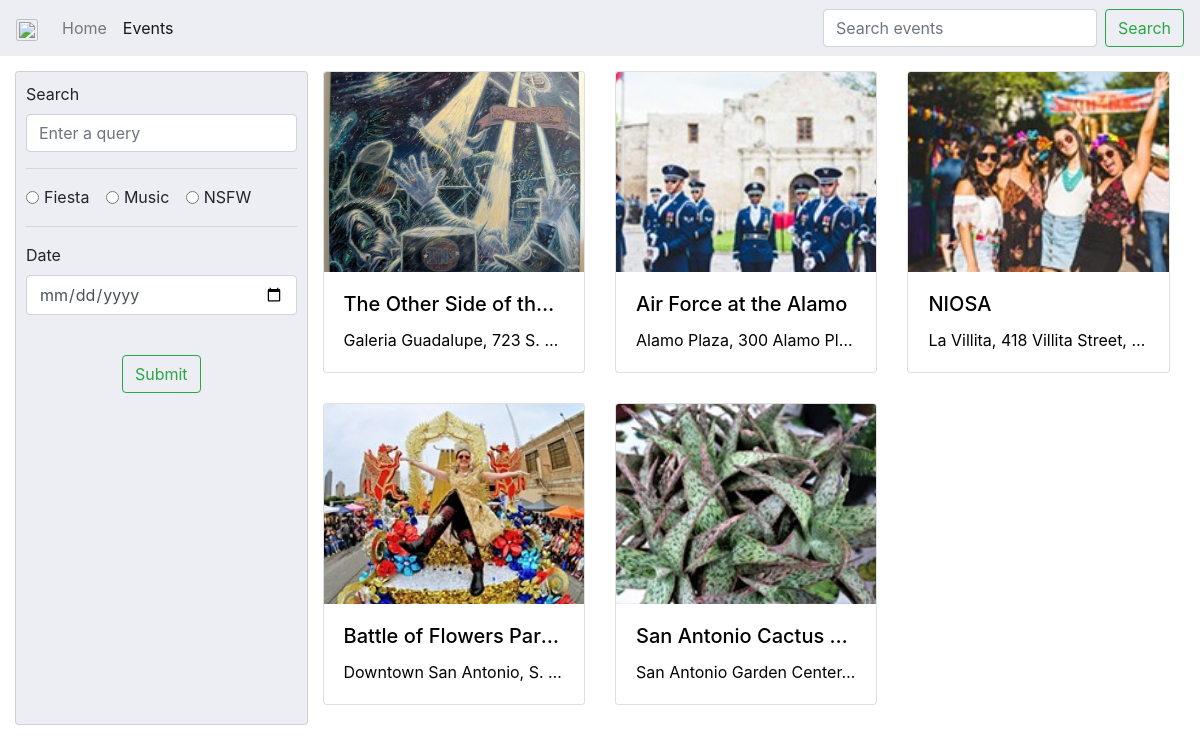
Page /category/default on the committed database.
### cal/models.py (models this page shows, shortened)
class Event(models.Model):
    title = models.CharField(max_length=100, primary_key=True)
    desc = models.TextField()
    price = models.DecimalField(max_digits=6, decimal_places=2, default=0)
    venue = models.CharField(max_length=100)
    startDate = models.DateTimeField()
    imgLoc = models.CharField(max_length=100, default='default.jpg')
    category = models.CharField(max_length=100, default='default')
    class Meta:
        ordering = [ 'startDate' ]
    def get_absolute_url(self):
        return reverse('event-detail', args=[self.title])

### cal/views.py (the view)
# urls.py: path('category/<category>' ,views.categoryView.as_view(), name='event-list'),
class categoryView(generic.ListView):
    def get_queryset(self):
    	searchParam = self.kwargs['category']
    	return Event.objects.filter(category__icontains=searchParam)

### cal/templates/cal/event_list.html (shortened to what this page needs)
<!DOCTYPE html>
<html style="height: 100%;">
  <head>
    <link rel="stylesheet" href="https://maxcdn.bootstrapcdn.com/bootstrap/4.0.0/css/bootstrap.min.css">
  </head>
  <body style="height: 100%;">
    <nav class="navbar navbar-expand-lg navbar-light bg-light" style="background-color: #edeef3 !important;">
      <a class="navbar-brand" href="#"><img src="https://cdn3.volusion.com/drk7m.puwj5/v/vspfiles/photos/636_Brown_Women-2.jpg" style="width:70px; padding: 2px; border: 1px solid silver; border-radius: 10%"></a>
      <div class="collapse navbar-collapse" id="navbarNavAltMarkup">
        <div class="navbar-nav">
          <a class="nav-item nav-link" href="/">Home</a>
          <a class="nav-item nav-link active" href="/events">Events</a>
        </div>
        <form class="form-inline my-2 my-lg-0 ml-auto" id="nav-form" onsubmit="submitNavForm()">
          <input class="form-control mr-sm-2" type="search" id="navSearchBar" placeholder="Search events" aria-label="Search events">
          <button class="btn btn-outline-success my-2 my-sm-0" onclick="submitNavForm()">Search</button>
        </form>
      </div>
    </nav>
    <div class="row" style="padding: 15px; width: 100%; margin: 0px;">
      <div class="col-md-3" id="formCol">
        <form id="filter-form" class="collapse" action="#" onsubmit="submitForm()">
          <div class="form-group">
            <label for="searchBar">Search</label>
            <input type="text" name="query" class="form-control" id="searchBar" placeholder="Enter a query">
          </div>
          <hr/>
          <div class="form-group">
            <div class="form-check form-check-inline">
              <input class="form-check-input" type="radio" name="form-category" id="cat1" value="Fiesta">
              <label class="form-check-label" for="cat1">Fiesta</label>
            </div>
            <div class="form-check form-check-inline">
              <input class="form-check-input" type="radio" name="form-category" id="cat2" value="Music">
              <label class="form-check-label" for="cat2">Music</label>
            </div>
            <div class="form-check form-check-inline">
              <input class="form-check-input" type="radio" name="form-category" id="cat3" value="NSFW">
              <label class="form-check-label" for="cat3">NSFW</label>
            </div>
          </div>
          <hr/>
          <div class="form-group">
            <label for="form-date">Date</label>
            <input type="date" name="date" class="form-control" id="form-date">
          </div>
          <br/>
          <p class="text-center">
            <button class="btn btn-outline-success center" onclick="submitForm()">Submit</button>
          </p>
        </form>
      </div>
      <div class="col-md-9">
        <div class="row">
          {% if event_list %}
            {% for event in event_list %}
            <div class="col-lg-4 col-md-6 col-sm-6">
              <a href="{{event.get_absolute_url}}">
                <div class="card event-card">
                  {% load static %}
                  <img class="card-img-top" src="{% static event.imgLoc %}" alt="default image" style="height: 200px; object-fit: cover;">
                  <div class="card-body" style="height: 100px;">
                    <h5 class="card-title text-truncate">{{ event.title }}</h5>
                    <p class="card-text text-truncate">{{ event.venue }}</p>
                  </div>
                </div>
              </a>
            </div>
            {% endfor %}
          {% endif %}
        </div>
      </div>
    </div>
  </body>
</html>

### cal/templates/cal/event_list.html (style rules this page uses)
.col-md-6 { margin-bottom: 30px; }
#formCol { background-color: #edeef3; padding: 10px; margin-bottom: 10px; border: 1px solid rgba(0, 0, 0, 0.125); border-radius: 4px; }
a { text-decoration: none ; color: black; }
.card-body { transition: background-color 0.5s ease; }

### rows in the picture
Event: imgLoc (picture), title "The Other Side of th…", venue "Galeria Guadalupe, 723 S.…"
Event: imgLoc (picture), title "Air Force at the Alamo", venue "Alamo Plaza, 300 Alamo Pl…"
Event: imgLoc (picture), title "NIOSA", venue "La Villita, 418 Villita Street,…"
Event: imgLoc (picture), title "Battle of Flowers Par…", venue "Downtown San Antonio, S.…"
Event: imgLoc (picture), title "San Antonio Cactus…", venue "San Antonio Garden Center…"
